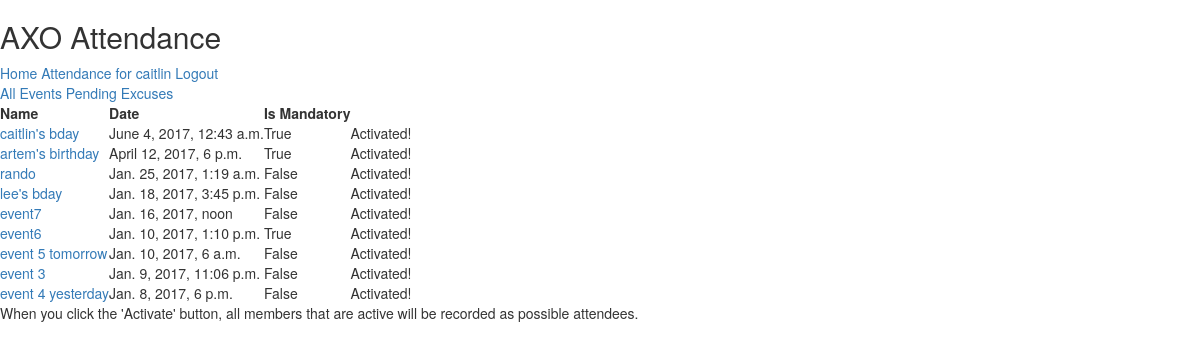
Before: /attendance/events/ (signed in) with the older database file.
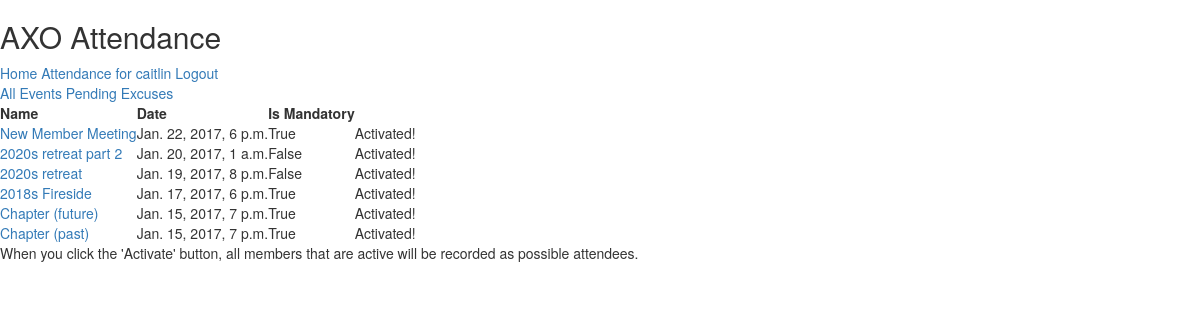
After: the same page with the newer database file.
### attendance/models.py (models this page shows, shortened)
@python_2_unicode_compatible
class Event(models.Model):
  VALUE_OF_EXCUSED_ABSENCE = .75
  name = models.CharField(max_length=200)
  date = models.DateTimeField()
  is_mandatory = models.BooleanField(default=False)
  is_activated = models.BooleanField(default=False)
  sisters_required = models.ManyToManyField(Sister, blank=True, related_name='sisters_required')
  sisters_attended = models.ManyToManyField(Sister, blank=True, related_name='sisters_attended')
  sisters_excused = models.ManyToManyField(Sister, blank=True, related_name='sisters_excused')
  points = models.IntegerField()

### attendance/views.py (the view)
# urls.py: url(r'^events/(?P<event_id>[0-9]+)/$', views.event_details, name='event_details'),
@user_passes_test(lambda u: u.is_superuser)
def events(request):
  events = Event.objects.order_by('-date');
  return render(request, 'attendance/events.html', {'events': events})

### attendance/templates/attendance/events.html (shortened to what this page needs)
{% extends "attendance/base.html" %}
{% block content %}
{% if events %}
  <table>
    <tr>
      <th> Name </th>
      <th> Date </th>
      <th> Is Mandatory </th>
    </tr>
    {% for event in events %}
        <tr>
          <td>
            {% if event.is_activated %}
              <a href="{% url 'attendance:event_details' event.id %}">
                {{ event.name }}
              </a>
            {% else %}
              {{ event.name }}
            {% endif %}
          </td>
          <td> {{ event.date }} </td>
          <td> {{ event.is_mandatory }} </td>
          <td>
            {% if event.is_activated %}
              Activated!
            {% endif %}
          </td>
        </tr>
    {% endfor %}
    </table>
  <p> When you click the 'Activate' button, all members that are active will be recorded as possible attendees. </p>
{% else %}
    <p>No events are available.</p>
{% endif %}
{% endblock content %}

### attendance/templates/attendance/base.html (shortened to what this page needs)
<!doctype html>
<head>
  <link rel="stylesheet" href="http://maxcdn.bootstrapcdn.com/bootstrap/3.3.6/css/bootstrap.min.css">
</head>
<body>
  <div id="container">
    <h2> AXO Attendance </h2>
    <div id="navigation">
      <a href="{% url 'attendance:index' %}"> Home </a>
      {% if user.is_authenticated %}
        <a href="{% url 'attendance:personal_record' %}"> Attendance for {{ user.username }} </a>
        <a href="{% url 'attendance:logout' %}"> Logout </a>
      {% else %}
        <a href="{% url 'attendance:login' %}"> Login </a>
      {% endif %}
      {% if user.is_superuser %}
      <div id="navigation-superuser">
        <a href="{% url 'attendance:events' %}">  All Events </a>
        <a href="{% url 'attendance:excuse_pending' %}"> Pending Excuses </a>
      </div>
      {% endif %}
    </div>
    {% block content %}
    {% endblock %}
  </div>
</body>

Changed rows visible on the page:
removed Event: name "caitlin's bday", date "June 4, 2017, 12:43 a.m.", is_mandatory "True", is_activated "Activated!"
removed Event: name "artem's birthday", date "April 12, 2017, 6 p.m.", is_mandatory "True", is_activated "Activated!"
removed Event: name "rando", date "Jan. 25, 2017, 1:19 a.m.", is_mandatory "False", is_activated "Activated!"
removed Event: name "lee's bday", date "Jan. 18, 2017, 3:45 p.m.", is_mandatory "False", is_activated "Activated!"
removed Event: name "event7", date "Jan. 16, 2017, noon", is_mandatory "False", is_activated "Activated!"
removed Event: name "event6", date "Jan. 10, 2017, 1:10 p.m.", is_mandatory "True", is_activated "Activated!"
removed Event: name "event 5 tomorrow", date "Jan. 10, 2017, 6 a.m.", is_mandatory "False", is_activated "Activated!"
removed Event: name "event 3", date "Jan. 9, 2017, 11:06 p.m.", is_mandatory "False", is_activated "Activated!"
removed Event: name "event 4 yesterday", date "Jan. 8, 2017, 6 p.m.", is_mandatory "False", is_activated "Activated!"
added Event: name "New Member Meeting", date "Jan. 22, 2017, 6 p.m.", is_mandatory "True", is_activated "Activated!"
added Event: name "2020s retreat part 2", date "Jan. 20, 2017, 1 a.m.", is_mandatory "False", is_activated "Activated!"
added Event: name "2020s retreat", date "Jan. 19, 2017, 8 p.m.", is_mandatory "False", is_activated "Activated!"
added Event: name "2018s Fireside", date "Jan. 17, 2017, 6 p.m.", is_mandatory "True", is_activated "Activated!"
added Event: name "Chapter (future)", date "Jan. 15, 2017, 7 p.m.", is_mandatory "True", is_activated "Activated!"
added Event: name "Chapter (past)", date "Jan. 15, 2017, 7 p.m.", is_mandatory "True", is_activated "Activated!"
